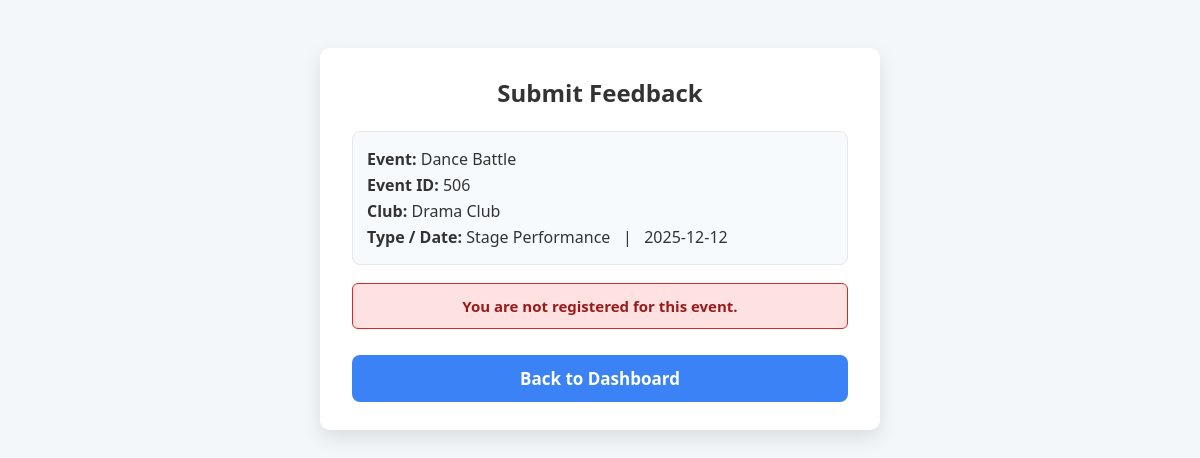
The page /feedback.php?event_id=506 (signed in) on the database its author committed.
### tables this page shows
CREATE TABLE `events` (
  `event_id` int(11) NOT NULL,
  `club_id` int(11) DEFAULT NULL,
  `title` varchar(100) DEFAULT NULL,
  `event_type` varchar(50) DEFAULT NULL,
  `event_date` date DEFAULT NULL,
  `start_time` time DEFAULT NULL,
  `end_time` time DEFAULT NULL,
  `approval_status` varchar(20) DEFAULT NULL,
  `total_budget` decimal(10,2) DEFAULT NULL
);

CREATE TABLE `clubs` (
  `club_id` int(11) NOT NULL,
  `club_name` varchar(100) NOT NULL,
  `registration_date` date NOT NULL,
  `status` varchar(20) NOT NULL
);

### feedback.php (the view, shortened to what this page needs)
<?php
include 'connection.php';
$student_id = (int)$_SESSION['student_id'];
$event_id = isset($_GET['event_id']) ? (int)$_GET['event_id'] : 0;
$event = null;
$is_registered = false;
$already_submitted = false;
$rating = $comments = $submitted_on = '';
if ($event_id > 0) {
    $sql_event = "
        SELECT e.event_id, e.title, e.event_date, e.event_type, c.club_name
        FROM events e
        JOIN clubs c ON c.club_id = e.club_id
        WHERE e.event_id = $event_id
        LIMIT 1
    ";
    $res_event = mysqli_query($conn, $sql_event);
    if ($res_event && mysqli_num_rows($res_event) > 0) {
        $event = mysqli_fetch_assoc($res_event);
    }
    $sql_registered = "
        SELECT 1
        FROM partakes
        WHERE student_id = $student_id
          AND event_id = $event_id
          AND LOWER(attendance_status) = 'registered'
        LIMIT 1
    ";
    $res_registered = mysqli_query($conn, $sql_registered);
    $is_registered = $res_registered && mysqli_num_rows($res_registered) > 0;
}
?>
<!DOCTYPE html>
<html lang="en">
<head>
</head>
<body>
<div class="card">
    <h2>Submit Feedback</h2>
    <?php if ($event): ?>
      <div class="event-meta">
        <div><strong>Event:</strong> <?= htmlspecialchars($event['title']) ?></div>
        <div><strong>Event ID:</strong> <?= (int)$event['event_id'] ?></div>
        <div><strong>Club:</strong> <?= htmlspecialchars($event['club_name']) ?></div>
        <div><strong>Type / Date:</strong> <?= htmlspecialchars($event['event_type']) ?> &nbsp; | &nbsp; <?= htmlspecialchars($event['event_date']) ?></div>
      </div>
    <?php else: ?>
      <p class="muted">No event selected. Return to dashboard to choose an event.</p>
    <?php endif; ?>
    <?php if ($event && $is_registered && !$already_submitted): ?>
      <form method="post" action="">
          <input type="hidden" name="event_id" value="<?= (int)$event_id ?>" />
          <label for="rating">Rating (0-10):</label>
          <input type="number" id="rating" name="rating" min="0" max="10" value="<?= htmlspecialchars($rating) ?>" />
          <label for="comments">Comments:</label>
          <textarea id="comments" name="comments"><?= htmlspecialchars($comments) ?></textarea>
          <label for="submitted_on">Submitted On:</label>
          <input type="date" id="submitted_on" name="submitted_on" value="<?= htmlspecialchars($submitted_on) ?>" required />
          <button type="submit" class="btn">Submit Feedback</button>
      </form>
    <?php elseif ($event && $already_submitted): ?>
      <div class="message success">Feedback already submitted for this event.</div>
    <?php elseif ($event && !$is_registered): ?>
      <div class="message error">You are not registered for this event.</div>
    <?php endif; ?>
    <a class="back-btn" href="member_dashboard.php">Back to Dashboard</a>
</div>
</body>
</html>

### feedback.php (style rules this page uses)
* { box-sizing: border-box; }
body { font-family: 'Segoe UI', Tahoma, Geneva, Verdana, sans-serif; background: #f4f7fa; display: flex; justify-content: center; align-items: flex-start; min-height: 100vh; padding: 40px 20px; color:#333; }
.card { background: #ffffff; padding: 28px 32px; border-radius: 10px; box-shadow: 0 8px 20px rgba(0,0,0,0.1); width: 100%; max-width: 560px; }
h2 { margin: 0 0 22px; color: #333; text-align: center; }
.event-meta { background:#f7fafc; border:1px solid #e5e7eb; padding:12px 14px; border-radius:8px; margin-bottom:18px; }
.event-meta div { margin: 4px 0; }
.btn, .back-btn { background-color: #3b82f6; color: white; border: none; padding: 12px 0; width: 100%; font-size: 17px; font-weight: 700; border-radius: 8px; cursor: pointer; transition: background-color 0.3s ease; margin-top: 10px; text-align:center; text-decoration:none; display:inline-block; }
.message { padding: 12px 20px; border-radius: 6px; margin-bottom: 16px; font-weight: 600; font-size: 15px; text-align: center; }
.error { background-color: #fee2e2; color: #991b1b; border: 1.5px solid #dc2626; }

### rows shown on the page
events: title "Dance Battle", event_id "506", club.club_name "Drama Club", event_type "Stage Performance", event_date "2025-12-12"
